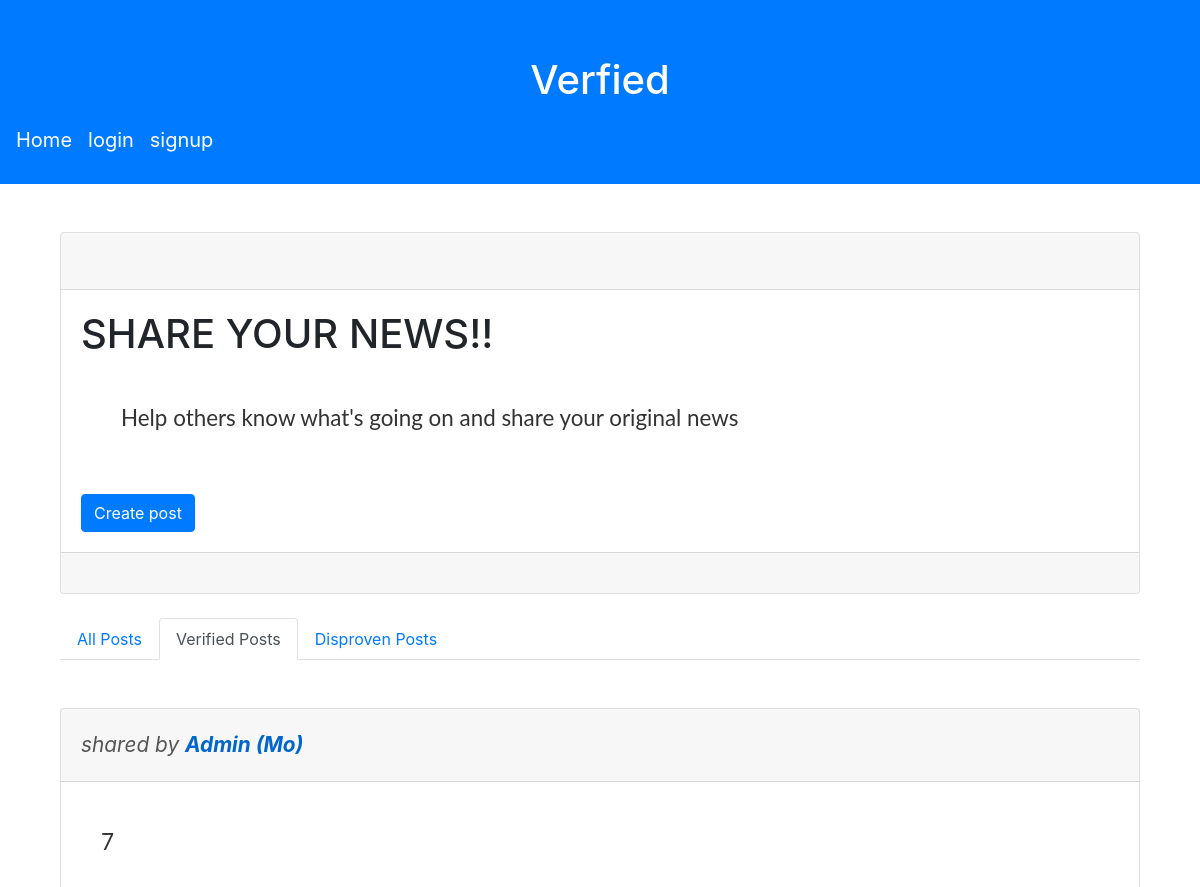
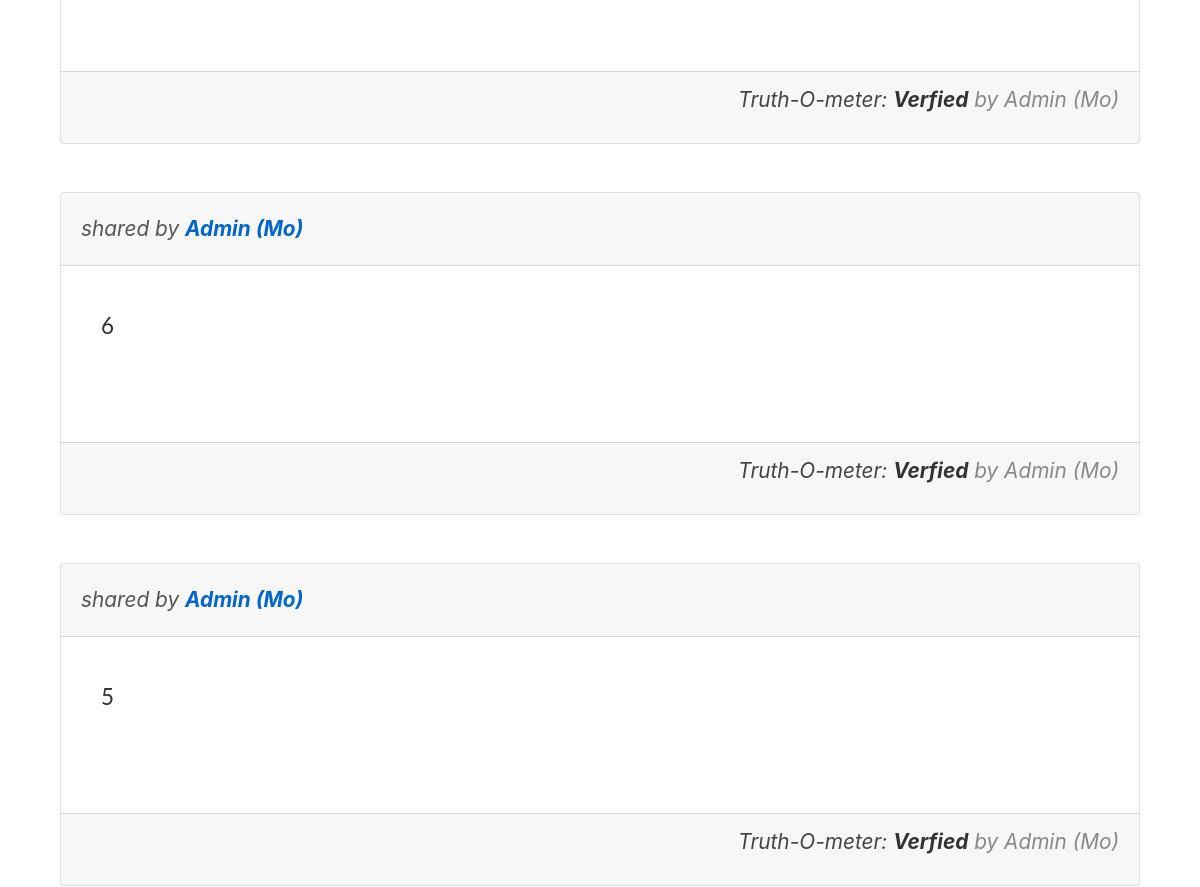
The page /?nav=verified (upper part) on the database as committed earlier (2 pictures, top to bottom).
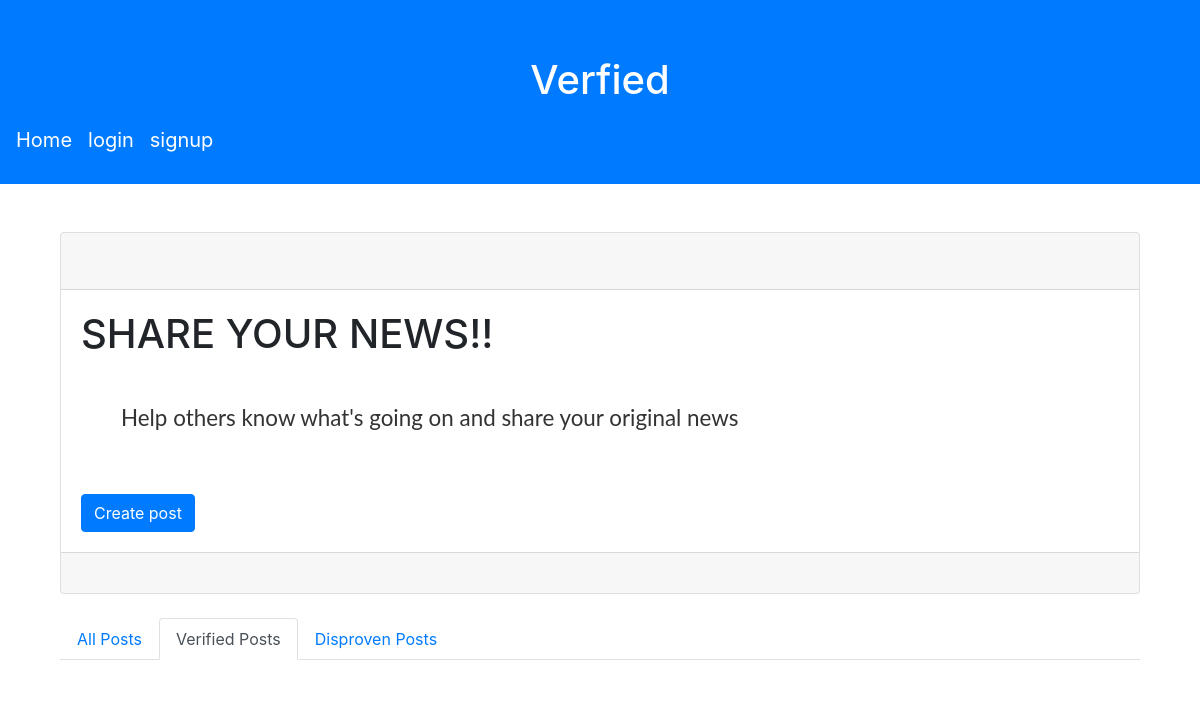
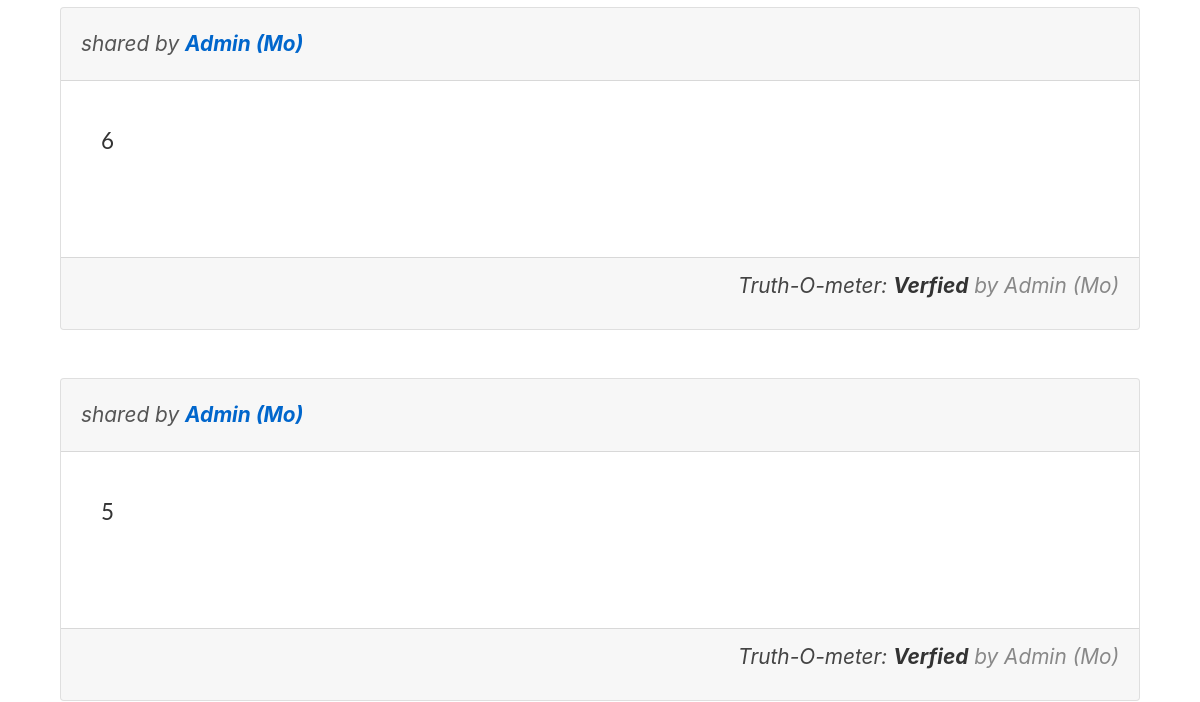
The same page on the database as committed later (2 pictures, top to bottom).
### mainapp/models.py (models this page shows, shortened)
class Post(models.Model):
    post_id = models.BigAutoField("Post id",primary_key=True)
    account = models.ForeignKey(Account, on_delete=models.CASCADE,related_name="account")
    post_text = models.TextField("Post Text", max_length=5000)
    true_prob = models.FloatField("Prop",default = -1)
    status = models.CharField(max_length=1000,default="Processing..")
    checker = models.ForeignKey(Account,null=True, blank=True,on_delete=models.SET_NULL,related_name="checker")
    created_at = models.DateTimeField("Created at", auto_now_add = True)
    updated_at = models.DateTimeField("Updated at", auto_now = True)
    class Meta:
        verbose_name = "Post"
        ordering = ["-post_id"]
    def get_relative_time(self):
        now = datetime.now()
        past_date = self.created_at
        relative_time = DateTimeUtils.relative_datetime(past_date)[0]
        ago = " ago"
        if relative_time == "just now":
            ago =""
        return relative_time+ago

class Account(models.Model):
    user = models.OneToOneField(CustomUser, on_delete=models.CASCADE, primary_key=True)
    first_name = models.CharField("First Name", max_length=100)
    last_name = models.CharField("Last Name", max_length=100)
    date_of_birth = models.DateField("Date Of Birth",)
    gender = models.CharField("Gender", max_length=8, choices=[("MALE", "MALE"), ("FEMALE", "FEMALE")])
    city = models.CharField("City", max_length=50)
    bio = models.TextField("Bio", max_length=1000)
    last_api_call = models.DateTimeField(null=True, blank=True)
    def __str__(self):
        return self.first_name + " " + self.last_name
    def get_absolute_url(self):
        return reverse("account_detail", kwargs={"pk": self.pk})

### mainapp/views/home.py (the view)
# urls.py: path("", home.index, name="index"),
def index(request):
    nav = request.GET.get('nav', 'posts')
    if nav == 'verified':
        post_list = Post.objects.filter(status="Verfied")
    elif nav == 'disproven':
        post_list = Post.objects.filter(status="Disproven")
    else:
        post_list = Post.objects.all()
    paginator = Paginator(post_list, 10)  # Show 10 posts per page
    page_number = request.GET.get('page')
    page_obj = paginator.get_page(page_number)
    if request.headers.get('x-requested-with') == 'XMLHttpRequest':
        context = {'page_obj': page_obj}
        return render(request, 'mainapp/post/_posts_section.html', context)
    context = {
        'page_obj': page_obj,
    }
    return render(request, 'mainapp/index.html', context)

### mainapp/templates/mainapp/index.html (shortened to what this page needs)
{% extends "base.html" %}
{% load static %}
{% block style %}
<link rel="stylesheet" type="text/css" href="{% static 'mainapp/css/pagenation.css' %}">
<link rel="stylesheet" type="text/css" href="{% static 'mainapp/css/post_card.css' %}">
{% endblock style %}
{% block content %}
<div class="container mt-4">
    <div class="card mt-4">
        <div class="card-header">
        </div>
        <div class="card-body ">
            <h1 class="card-title">SHARE YOUR NEWS!!</h1>
            <p class="card-text post-create-msg">Help others know what's going on and share your original news</p>
            <a href="{%url 'create_post' %}" class="btn btn-primary">Create post</a>
        </div>
        <div class="card-footer text-body-secondary">
        </div>
    </div>
    <ul class="nav nav-tabs mt-4">
        <li class="nav-item">
            <a class="nav-link {% if not request.GET.nav or request.GET.nav == 'posts' %}active{% endif %}" href="?nav=posts">All Posts</a>
        </li>
        <li class="nav-item">
            <a class="nav-link {% if request.GET.nav == 'verified' %}active{% endif %}" href="?nav=verified">Verified Posts</a>
        </li>
        <li class="nav-item">
            <a class="nav-link {% if request.GET.nav == 'disproven' %}active{% endif %}" href="?nav=disproven">Disproven Posts</a>
        </li>
    </ul>
    <div id="posts-container" class="mt-4">
        {% include 'mainapp/post/_posts_section.html' %}
    </div>
</div>
{% endblock %}

### templates/base.html (shortened to what this page needs)
{% load static %}
<!DOCTYPE html>
<html lang="en">
<head>
    <link href="https://stackpath.bootstrapcdn.com/bootstrap/4.5.2/css/bootstrap.min.css" rel="stylesheet">
    <link rel="stylesheet" href="https://cdn.jsdelivr.net/npm/bootstrap-icons@1.11.3/font/bootstrap-icons.min.css">
    {%block style%}
    {%endblock%}
</head>
<body>
    <header class="bg-primary text-white text-center py-3">
        <br>
        <h1>Verfied</h1>
        <nav class="navbar navbar-expand-lg navbar-dark bg-primary">
            <a class="navbar-brand" href="{% url 'index' %}">Home</a>
            <div class="collapse navbar-collapse" id="navbarNav">
                <ul class="navbar-nav">
                    {% if user.is_authenticated %}
                        <li class="nav-item">
                            <a class="navbar-brand" href="{%url 'account_detail' user.id %}">My Account</a>
                        </li>
                        <li class="nav-item">
                            <form id="logout-form" method="post" action="{% url 'logout' %}">
                                {% csrf_token %}
                                <button  style="border: none;background: none;"  type="submit" class="navbar-brand">Logout</button>
                            </form>
                        </li>
                    {% else %}
                    <li class="nav-item">
                        <a class="navbar-brand" href="{% url 'login' %}?next={{ request.path }}">login</a>
                    </li>
                    <li class="nav-item">
                        <a class="navbar-brand" href="{% url 'signup' %}">signup</a>
                    </li>
                    {%endif%}
                </ul>
            </div>
        </nav>
    </header>
    <main class="container mt-5">
        {% block content %}
        {% endblock %}
    </main>
</body>
</html>

### mainapp/templates/mainapp/post/_posts_section.html
{% extends 'mainapp/post/_pagination.html'%}
{%block posts-to-pages%}
    {% for post in page_obj %}
        {% include 'mainapp/post/_post_card.html' with post=post %}
    {% endfor %}
{%endblock%}

### mainapp/templates/mainapp/post/_pagination.html (shortened to what this page needs)
{%block posts-to-pages%}
{%endblock%}

### mainapp/templates/mainapp/post/_post_card.html (shortened to what this page needs)
<div class="card mt-5" id="post-card-{{post.post_id}}">
    <div class="card-header card-author">
        <div>
            <span class="card-title ">shared by
                <a href="{{ post.account.get_absolute_url }}" class="post-author">
                    {{ post.account.first_name }} {{ post.account.last_name }}
                </a>
            </span>
        </div>
    </div>
    <p class="card-text post-body">
        <span class="post-summary">{{ post.post_text|linebreaksbr }}</span>
        <br><a href="javascript:void(0);" class="see-more">Show more.. </i></a>
    </p>
    <div class="card-footer text-body-secondary">
        <div class="status card-author" id="post-statue-{{post.post_id}}">
                <p id="post-status" style="font-style: italic; color: #444;">
                    Truth-O-meter: <span style="font-weight: bold; color: #333;">{{ post.status }}</span>
                    {% if post.checker %}
                        <span style="color: #888;"> by <a id="checker-link" href="{{post.checker.get_absolute_url}}">{{ post.checker }}</a></span>
                    {% endif %}
                </p>
        </div>
    </div>
</div>

### mainapp/static/mainapp/css/post_card.css (style rules this page uses)
.post-summary { display: -webkit-box; -webkit-box-orient: vertical; -webkit-line-clamp: 5; display: box; box-orient: vertical; line-clamp: 5; overflow: hidden; text-overflow: ellipsis; }
.post-body { transition: all 0.3s ease-in-out; padding: 40px; font-family: 'Lato', sans-serif; border-radius: 8px; font-size: 1.4em; line-height: 1.8; color: #333; }
.card-author { font-style: italic; font-size: 1.3em; color: #555; }
.post-author { font-weight: bold; color: #0066cc; text-decoration: none; }
.status { float: right; }
.post-create-msg { padding: 40px; font-family: 'Lato', sans-serif; border-radius: 8px; font-size: 1.4em; line-height: 1.8; color: #333; }
#checker-link { color: inherit; text-decoration: none; }
.card-header { padding: 20px; display: flex; justify-content: space-between; align-items: center; }
.card-title { margin: 0; }

Rows that differ between the two databases and show on the page:
no longer on this page (row edited): Post: account.first_name "Admin", account.last_name "(Mo)", post_text "7", status "Verfied", checker "Admin (Mo)"
